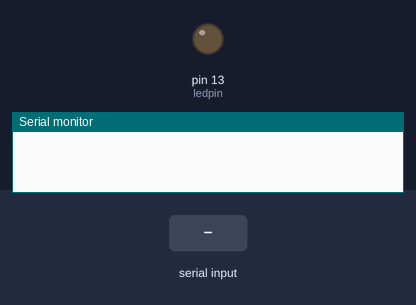
This sketch was run on a simulated Arduino Uno, built with avr-gcc and run on an emulated ATmega328P. On the bench: output pins drawn as LEDs (lit = HIGH), the last lines printed to the serial monitor. Inputs (shaded band) come from the test bench.

Above: at 2.8 s.
2.9 s: "1" received over the second serial link
At 3.5 s:
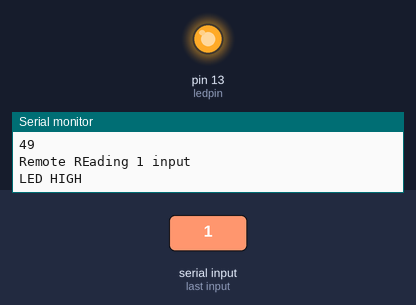
4.5 s: "0" received over the second serial link
At 6.2 s:
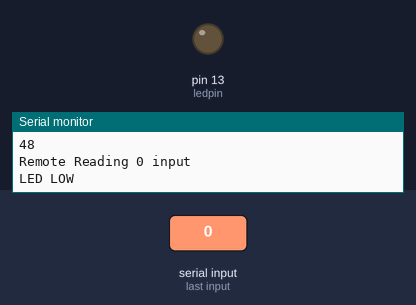
6.5 s: "2" received over the second serial link
At 8.0 s:
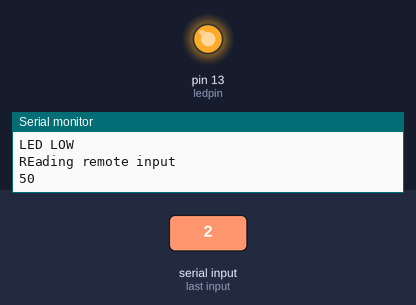
Timing chart, 0 to 9.5 s (numbered marks = the images above; inputs shaded):
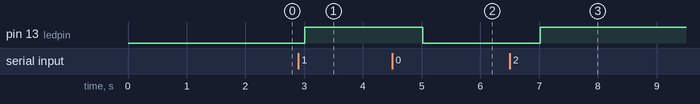

Measured:
- after the input at 2.9 s, pin 13 (ledpin): LOW → HIGH after 0.11 s
- after the input at 4.5 s, pin 13 (ledpin): HIGH → LOW after 0.52 s
- after the input at 6.5 s, pin 13 (ledpin): LOW → HIGH after 0.52 s

The sketch:

classicbluetoothcontroller.ino
```cpp
#include <SoftwareSerial.h>// import the serial library

SoftwareSerial RemoteControl(2,3); // RX, TX
int ledpin=13; // led on D13 will show blink on / off - Or you could choose any possible Digital GPIO
int BluetoothData; // the data input

void setup() {
  // put your setup code here, to run once:
  Serial.begin(9600);
  RemoteControl.begin(38400);
  RemoteControl.println("Bluetooth On please press 1 blink LED ..");
  pinMode(ledpin,OUTPUT);
}

void loop() {
   if (RemoteControl.available()){
BluetoothData=RemoteControl.read();
Serial.println("REading remote input");
Serial.println(BluetoothData);
   digitalWrite(ledpin,1);


   if(BluetoothData=='1'){   // if number 1 pressed
Serial.println("Remote REading 1 input");

   digitalWrite(ledpin,1);
Serial.println("LED HIGH");
   RemoteControl.println("LED is ON ! ");
   }
  if (BluetoothData=='0'){// if number 0 pressed
  Serial.println("Remote Reading 0 input");
  digitalWrite(ledpin,0);
Serial.println("LED LOW");
     RemoteControl.println("LED  is Off ! ");
  }
}
delay(1000);
}
```
